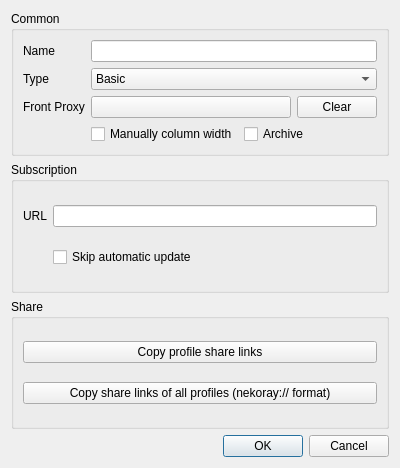
<?xml version="1.0" encoding="UTF-8"?>
<ui version="4.0">
 <class>DialogEditGroup</class>
 <widget class="QDialog" name="DialogEditGroup">
  <property name="geometry">
   <rect>
    <x>0</x>
    <y>0</y>
    <width>400</width>
    <height>468</height>
   </rect>
  </property>
  <property name="minimumSize">
   <size>
    <width>400</width>
    <height>300</height>
   </size>
  </property>
  <property name="windowTitle">
   <string>Edit Group</string>
  </property>
  <layout class="QVBoxLayout" name="verticalLayout">
   <item>
    <widget class="QGroupBox" name="cat_common">
     <property name="sizePolicy">
      <sizepolicy hsizetype="Preferred" vsizetype="Maximum">
       <horstretch>0</horstretch>
       <verstretch>0</verstretch>
      </sizepolicy>
     </property>
     <property name="title">
      <string>Common</string>
     </property>
     <layout class="QGridLayout" name="main">
      <item row="0" column="1">
       <widget class="QLineEdit" name="name"/>
      </item>
      <item row="1" column="0">
       <widget class="QLabel" name="label_2">
        <property name="text">
         <string>Type</string>
        </property>
       </widget>
      </item>
      <item row="1" column="1">
       <widget class="QComboBox" name="type">
        <item>
         <property name="text">
          <string>Basic</string>
         </property>
        </item>
        <item>
         <property name="text">
          <string>Subscription</string>
         </property>
        </item>
       </widget>
      </item>
      <item row="2" column="0">
       <widget class="QLabel" name="front_proxy_l">
        <property name="text">
         <string>Front Proxy</string>
        </property>
       </widget>
      </item>
      <item row="3" column="1">
       <layout class="QHBoxLayout" name="horizontalLayout_2">
        <item>
         <widget class="QCheckBox" name="manually_column_width">
          <property name="text">
           <string>Manually column width</string>
          </property>
         </widget>
        </item>
        <item>
         <widget class="QCheckBox" name="archive">
          <property name="text">
           <string>Archive</string>
          </property>
         </widget>
        </item>
       </layout>
      </item>
      <item row="0" column="0">
       <widget class="QLabel" name="label">
        <property name="text">
         <string>Name</string>
        </property>
       </widget>
      </item>
      <item row="2" column="1">
       <layout class="QHBoxLayout" name="horizontalLayout">
        <item>
         <widget class="QPushButton" name="front_proxy">
          <property name="text">
           <string notr="true"/>
          </property>
         </widget>
        </item>
        <item>
         <widget class="QPushButton" name="front_proxy_clear">
          <property name="sizePolicy">
           <sizepolicy hsizetype="Maximum" vsizetype="Fixed">
            <horstretch>0</horstretch>
            <verstretch>0</verstretch>
           </sizepolicy>
          </property>
          <property name="text">
           <string>Clear</string>
          </property>
         </widget>
        </item>
       </layout>
      </item>
     </layout>
    </widget>
   </item>
   <item>
    <widget class="QGroupBox" name="cat_sub">
     <property name="title">
      <string>Subscription</string>
     </property>
     <layout class="QGridLayout" name="_2">
      <item row="0" column="0">
       <widget class="QLabel" name="label_4">
        <property name="text">
         <string>URL</string>
        </property>
       </widget>
      </item>
      <item row="0" column="1">
       <widget class="MyLineEdit" name="url"/>
      </item>
      <item row="1" column="1">
       <widget class="QCheckBox" name="skip_auto_update">
        <property name="text">
         <string>Skip automatic update</string>
        </property>
       </widget>
      </item>
     </layout>
    </widget>
   </item>
   <item>
    <widget class="QGroupBox" name="cat_share">
     <property name="title">
      <string>Share</string>
     </property>
     <layout class="QVBoxLayout" name="verticalLayout_2">
      <item>
       <widget class="QPushButton" name="copy_links">
        <property name="text">
         <string>Copy profile share links</string>
        </property>
       </widget>
      </item>
      <item>
       <widget class="QPushButton" name="copy_links_nkr">
        <property name="text">
         <string>Copy share links of all profiles (nekoray:// format)</string>
        </property>
       </widget>
      </item>
     </layout>
    </widget>
   </item>
   <item>
    <widget class="QDialogButtonBox" name="buttonBox">
     <property name="standardButtons">
      <set>QDialogButtonBox::Cancel|QDialogButtonBox::Ok</set>
     </property>
    </widget>
   </item>
  </layout>
 </widget>
 <customwidgets>
  <customwidget>
   <class>MyLineEdit</class>
   <extends>QLineEdit</extends>
   <header>ui/widget/MyLineEdit.h</header>
  </customwidget>
 </customwidgets>
 <tabstops>
  <tabstop>name</tabstop>
  <tabstop>type</tabstop>
  <tabstop>front_proxy</tabstop>
  <tabstop>front_proxy_clear</tabstop>
  <tabstop>manually_column_width</tabstop>
  <tabstop>archive</tabstop>
  <tabstop>url</tabstop>
  <tabstop>skip_auto_update</tabstop>
  <tabstop>copy_links</tabstop>
  <tabstop>copy_links_nkr</tabstop>
 </tabstops>
 <resources/>
 <connections>
  <connection>
   <sender>buttonBox</sender>
   <signal>rejected()</signal>
   <receiver>DialogEditGroup</receiver>
   <slot>reject()</slot>
   <hints>
    <hint type="sourcelabel">
     <x>199</x>
     <y>275</y>
    </hint>
    <hint type="destinationlabel">
     <x>199</x>
     <y>149</y>
    </hint>
   </hints>
  </connection>
  <connection>
   <sender>buttonBox</sender>
   <signal>accepted()</signal>
   <receiver>DialogEditGroup</receiver>
   <slot>accept()</slot>
   <hints>
    <hint type="sourcelabel">
     <x>199</x>
     <y>291</y>
    </hint>
    <hint type="destinationlabel">
     <x>199</x>
     <y>157</y>
    </hint>
   </hints>
  </connection>
 </connections>
</ui>
